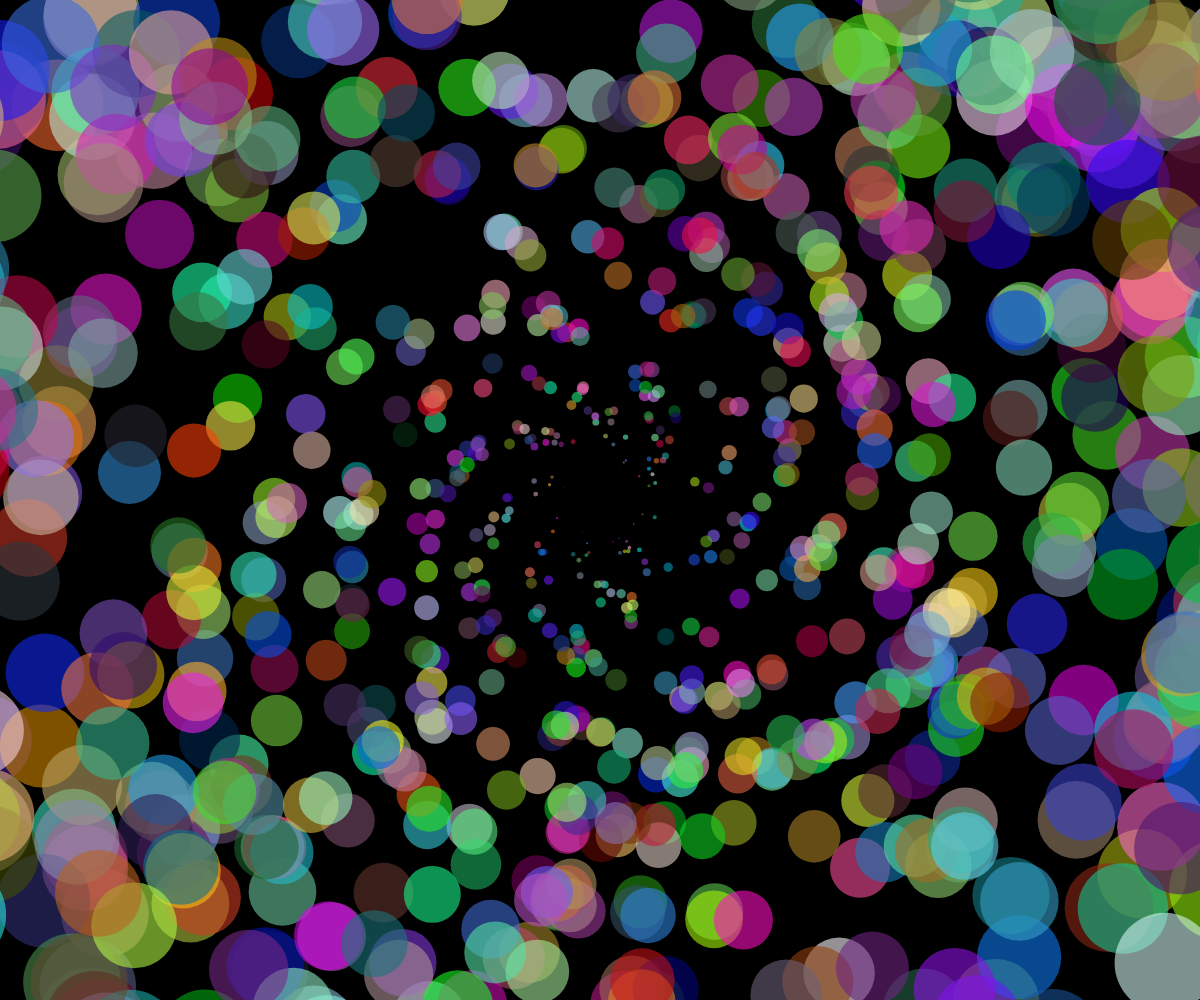
Frame 1 (no input)
Frame 60 (no input): identical to frame 1, image omitted
Frame 120 (the mouse pressed at the canvas centre since frame 60): identical to frame 1, image omitted

The p5.js sketch that drew this single still picture (run headless with seeded random() and noise() and a simulated clock; from frame 60 on, the mouse is pressed at the canvas centre):

// p5.js sketch
// ── sketch.js
function setup() {
    createCanvas(windowWidth, windowHeight);
    background(0);

    translate(width/2, height/2)

    //noFill()
    noStroke()

    offset = 30
    section = 8

    for (i=0; i<1000; i++) {
        fill(random(255), random(255), random(255), 150)

        src_r = random(sqrt(width**2+height**2)/2-offset)
        src_phi = random(0, PI)

        phi = int(src_phi/(PI/section))*(PI/section)*2 + src_phi%(PI/section)+src_r/100
        r = src_r+offset
        diam = src_r/7
        ellipse(r*cos(phi), -r*sin(phi), diam)
    }
  }
   
  function draw() {
  }
